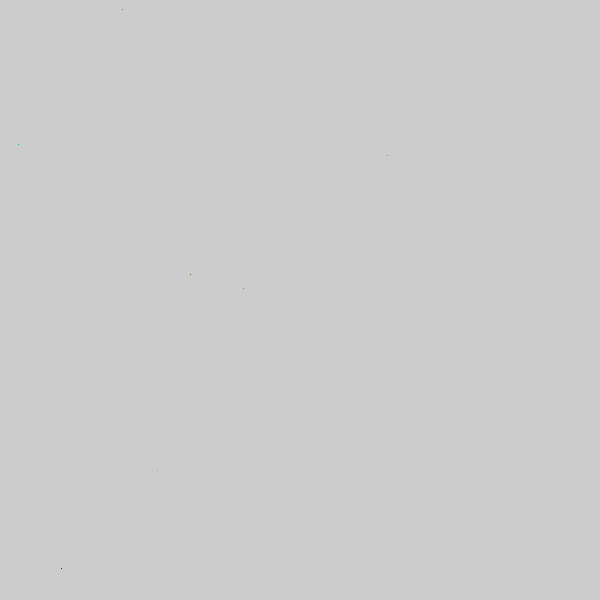
Frame 1 (no input)
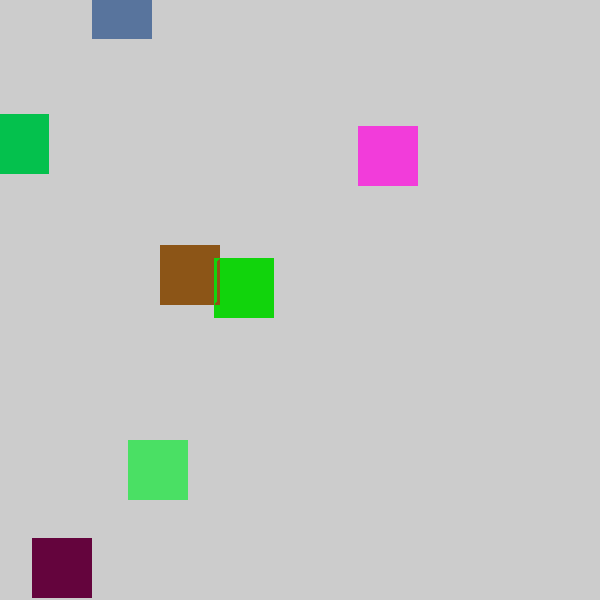
Frame 60 (the mouse pressed at the canvas centre just before this capture)
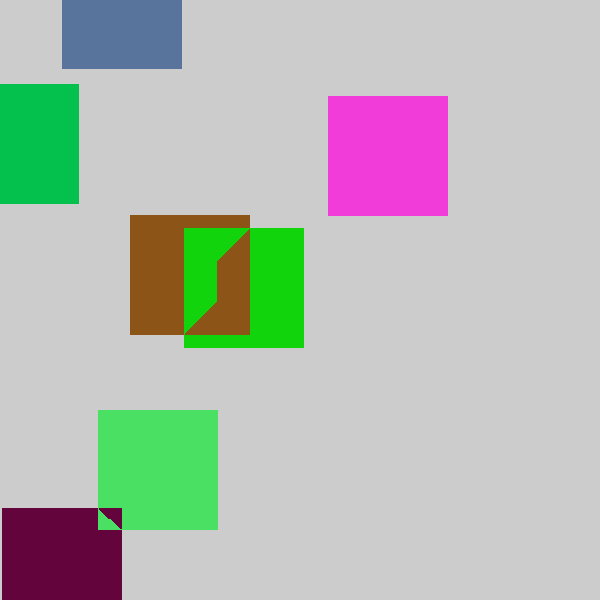
Frame 120 (the mouse held since frame 60 and released just before this capture)

The Processing sketch that drew these frames (run headless with seeded random() and noise(); from frame 60 on, the mouse is pressed at the canvas centre):

// Processing sketch: processing_147430
// ── processing_147430.pde

//Copyright Christopher Henley 2014
//ICE 22

final int MAX=7;

float xVals[]=new float[MAX];
float yVals[]=new float[MAX];

color figureColor[]=new color[MAX];

float figureSize;

void setup(){
  size(600,600);
  rectMode(CENTER);
  
  for (int i=0; i<MAX; i++){
    xVals[i]=random(width);
    yVals[i]=random(height);
    figureColor[i]=color(random(255),random(255),random(255));
  }
}

void draw(){
  drawFigures();
}

void drawFigures(){
  for (int i=0; i<MAX; i++){
    noFill();
    stroke(figureColor[i]);
    rect(xVals[i],yVals[i],figureSize,figureSize);
  }
  figureSize++;
}

void mouseClicked(){
  background(200,200,200);
  figureSize=1;
}
  
  
  
